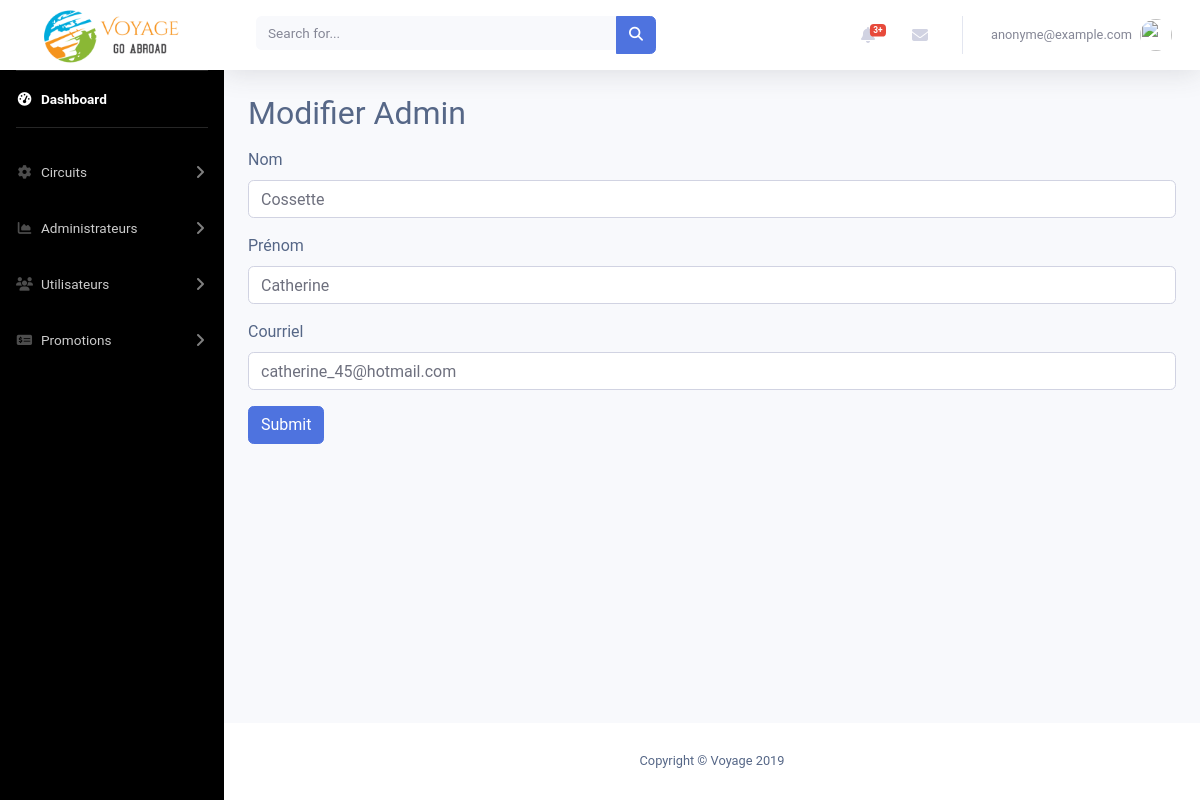
Screenshot of /admin/modifierAdmin.php?idUtilisateur=5 (signed in) with the database file from the repository.
### tables this page shows
CREATE TABLE `utilisateur` (
  `idUtilisateur` int(11) NOT NULL,
  `prenom` varchar(50) NOT NULL,
  `nom` varchar(50) NOT NULL,
  `courriel` varchar(50) NOT NULL,
  `password` varchar(100) NOT NULL DEFAULT 'p@ssw0rd',
  `sexe` varchar(50) DEFAULT NULL,
  `adresse` varchar(250) DEFAULT NULL,
  `ville` varchar(150) DEFAULT NULL,
  `codePostal` varchar(50) DEFAULT NULL,
  `pays` varchar(150) DEFAULT NULL,
  `role` varchar(50) NOT NULL DEFAULT 'Membre'
);

### admin/modifierAdmin.php (the view, shortened to what this page needs)
<?php
include_once "includes/header.php";
include_once "includes/navbar.php";
if (isset($_GET['idUtilisateur'])) {
    $stmt = $conn->query("SELECT * FROM utilisateur WHERE idUtilisateur=" . $_GET['idUtilisateur']);
    $row = $stmt->fetch();
    $nom = $row->nom;
    $prenom = $row->prenom;
    $courriel = $row->courriel;
}
?>
<div class="container">
  <h2>Modifier Admin</h2>
  <form class="mt-3 mb-3" action="modifierAdminConfirme.php" method="POST">
    <div class="form-group">
      <label for="nom">Nom</label>
      <input type="text" class="form-control" autocomplete="off" id="nom" placeholder="Nom" name="nomAdmin" value="<?php if (isset($_POST['nomAdmin'])) {
    echo htmlentities($_POST['nomAdmin']);
} elseif (isset($_GET['idUtilisateur'])) {
    echo $nom;
}
?>">
    </div>
    <div class="form-group">
      <label for="prenom">Prénom</label>
      <input type="text" class="form-control" autocomplete="off" id="prenom" placeholder="prénom" name="prenomAdmin" value="<?php if (isset($_POST['prenomAdmin'])) {
    echo htmlentities($_POST['prenomAdmin']);
} elseif (isset($_GET['idUtilisateur'])) {
    echo $prenom;
}
?>">
    </div>
    <div class="form-group">
      <label for="courriel">Courriel</label>
      <input type="text" class="form-control" autocomplete="off" id="courriel" placeholder="Courriel" name="courrielAdmin" value="<?php if (isset($_POST['courriel'])) {
    echo htmlentities($_POST['courriel']);
} elseif (isset($_GET['idUtilisateur'])) {
    echo $courriel;
}
?>">
    </div>
    <input type="submit" name="submit" class="btn btn-primary">
    </form>
</div>
<?php
  include_once 'includes/footer.php';
?>

### admin/css/crud.css (style rules this page uses)
body { color: #566787; background: #f7f5f2; font-family: 'Roboto', sans-serif; }

### rows the page displays
utilisateur: nomAdmin "Cossette", prenomAdmin "Catherine", courrielAdmin "catherine_45@hotmail.com"

### other values shown
$_SESSION['courriel'] "anonyme@example.com"
